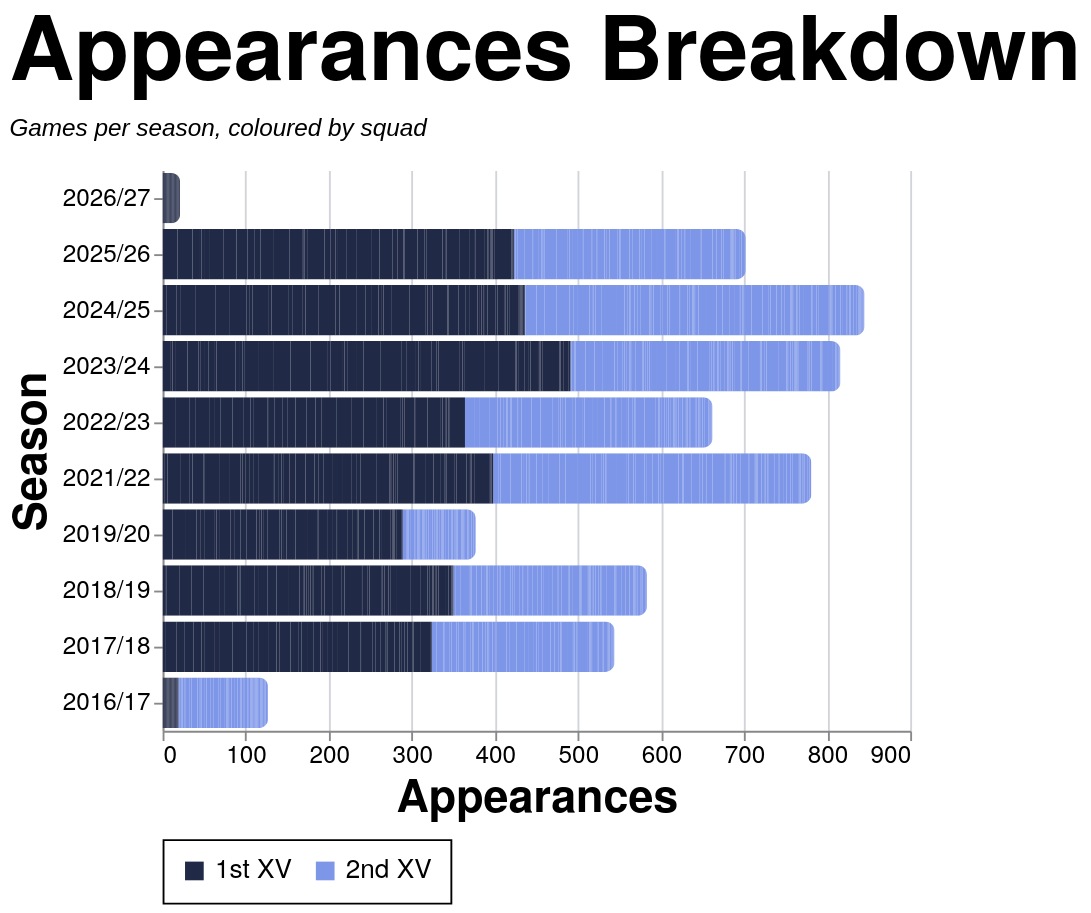

Vega-Lite specification stored for this chart:
### Vega-Lite specification from a JSON file in a GitHub repository (floating-point values rounded to 4 significant figures; data arrays with more than 128 entries replaced by an {"elided": "..."} marker saying what was removed)
{"config": {"axis": {"labelFont": "PT Sans Narrow, Helvetica Neue, Helvetica, Arial, sans-serif", "titleFont": "PT Sans Narrow, Helvetica Neue, Helvetica, Arial, sans-serif", "labelFontSize": 13, "titleFontSize": 24, "gridColor": "#202947", "gridOpacity": 0.2, "zindex": 1}, "text": {"font": "Lato, sans-serif"}, "bar": {"cornerRadiusEnd": 5}, "header": {"labelFont": "PT Sans Narrow, Helvetica Neue, Helvetica, Arial, sans-serif", "titleFont": "PT Sans Narrow, Helvetica Neue, Helvetica, Arial, sans-serif", "labelFontSize": 24, "titleFontSize": 28, "labelFontWeight": "bold", "orient": "left"}, "legend": {"labelFont": "PT Sans Narrow, Helvetica Neue, Helvetica, Arial, sans-serif", "titleFont": "PT Sans Narrow, Helvetica Neue, Helvetica, Arial, sans-serif", "labelFontSize": 14, "titleFontSize": 16, "titlePadding": 5, "fillColor": "white", "strokeColor": "black", "padding": 10, "titleFontWeight": "lighter", "titleFontStyle": "italic", "titleColor": "gray", "offset": 10}, "title": {"font": "PT Sans Narrow, Helvetica Neue, Helvetica, Arial, sans-serif", "fontSize": 48, "fontWeight": "bold", "anchor": "start", "align": "center", "titlePadding": 20, "subtitlePadding": 10, "subtitleFontSize": 13, "subtitleColor": "", "subtitleFontStyle": "italic", "offset": 15, "color": "black"}, "axisX": {"labelAngle": 0}, "facet": {"title": null, "header": null, "align": {"row": "each", "column": "each"}, "spacing": 10}, "resolve": {"scale": {"y": "independent", "facet": "independent"}}, "background": "transparent", "scale": {"offsetBandPaddingOuter": 0.2, "offsetBandPaddingInner": 0.1}, "view": {"stroke": null, "background": "transparent"}}, "data": {"name": "data-e5f79c37c4bfeb0b95865d0c367b8752"}, "mark": {"type": "bar"}, "encoding": {"color": {"field": "color_value", "legend": {"orient": "bottom", "title": null}, "scale": {"domain": ["1st XV", "2nd XV"], "range": ["#202946", "#7d96e8"]}, "sort": {"field": "sum(apps)", "op": "sum", "order": "descending"}, "type": "nominal"}, "tooltip": [{"field": "player", "title": "Player", "type": "nominal"}, {"field": "season", "title": "Season", "type": "nominal"}, {"field": "color_value", "title": "Group", "type": "nominal"}, {"aggregate": "sum", "field": "apps", "title": "Appearances", "type": "quantitative"}], "x": {"aggregate": "sum", "field": "apps", "title": "Appearances", "type": "quantitative"}, "y": {"field": "season", "sort": {"field": "season_sort", "op": "max", "order": "descending"}, "title": "Season", "type": "nominal"}}, "height": {"step": 30}, "title": {"text": "Appearances Breakdown", "subtitle": "Games per season, coloured by squad"}, "width": 400, "$schema": "https://vega.github.io/schema/vega-lite/v5.20.1.json", "datasets": {"data-e5f79c37c4bfeb0b95865d0c367b8752": {"elided": "2530 records"}}}
